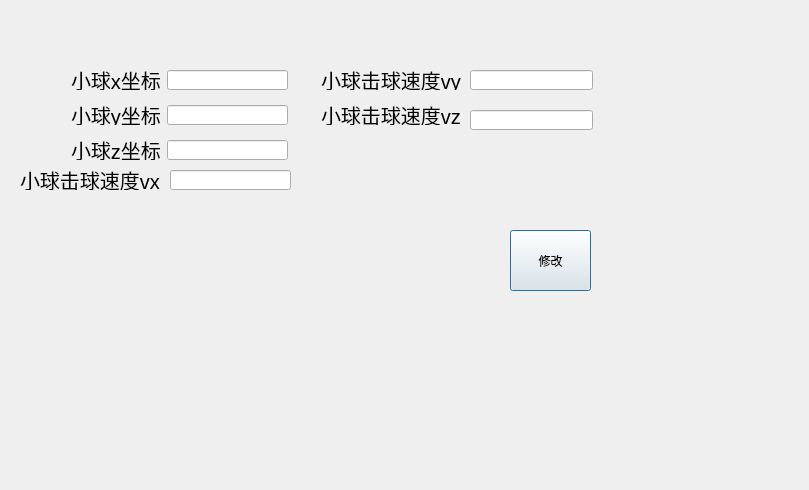
<?xml version="1.0" encoding="UTF-8"?>
<ui version="4.0">
 <class>Dialog</class>
 <widget class="QDialog" name="Dialog">
  <property name="geometry">
   <rect>
    <x>0</x>
    <y>0</y>
    <width>809</width>
    <height>490</height>
   </rect>
  </property>
  <property name="windowTitle">
   <string>Dialog</string>
  </property>
  <widget class="QLabel" name="label_7">
   <property name="geometry">
    <rect>
     <x>20</x>
     <y>170</y>
     <width>141</width>
     <height>20</height>
    </rect>
   </property>
   <property name="font">
    <font>
     <pointsize>15</pointsize>
    </font>
   </property>
   <property name="text">
    <string>小球击球速度vx</string>
   </property>
  </widget>
  <widget class="QLabel" name="label">
   <property name="geometry">
    <rect>
     <x>71</x>
     <y>70</y>
     <width>90</width>
     <height>20</height>
    </rect>
   </property>
   <property name="font">
    <font>
     <pointsize>15</pointsize>
    </font>
   </property>
   <property name="text">
    <string>小球x坐标</string>
   </property>
  </widget>
  <widget class="QLabel" name="label_4">
   <property name="geometry">
    <rect>
     <x>321</x>
     <y>70</y>
     <width>141</width>
     <height>20</height>
    </rect>
   </property>
   <property name="font">
    <font>
     <pointsize>15</pointsize>
    </font>
   </property>
   <property name="text">
    <string>小球击球速度vy</string>
   </property>
  </widget>
  <widget class="QLineEdit" name="lineEdit_vy">
   <property name="geometry">
    <rect>
     <x>470</x>
     <y>70</y>
     <width>123</width>
     <height>20</height>
    </rect>
   </property>
  </widget>
  <widget class="QLabel" name="label_2">
   <property name="geometry">
    <rect>
     <x>71</x>
     <y>105</y>
     <width>90</width>
     <height>20</height>
    </rect>
   </property>
   <property name="font">
    <font>
     <pointsize>15</pointsize>
    </font>
   </property>
   <property name="text">
    <string>小球y坐标</string>
   </property>
  </widget>
  <widget class="QLineEdit" name="lineEdit_z">
   <property name="geometry">
    <rect>
     <x>167</x>
     <y>140</y>
     <width>121</width>
     <height>20</height>
    </rect>
   </property>
  </widget>
  <widget class="QLineEdit" name="lineEdit_x">
   <property name="geometry">
    <rect>
     <x>167</x>
     <y>70</y>
     <width>121</width>
     <height>20</height>
    </rect>
   </property>
  </widget>
  <widget class="QLabel" name="label_3">
   <property name="geometry">
    <rect>
     <x>71</x>
     <y>140</y>
     <width>91</width>
     <height>20</height>
    </rect>
   </property>
   <property name="font">
    <font>
     <pointsize>15</pointsize>
    </font>
   </property>
   <property name="text">
    <string>小球z坐标</string>
   </property>
  </widget>
  <widget class="QLineEdit" name="lineEdit_vz">
   <property name="geometry">
    <rect>
     <x>470</x>
     <y>110</y>
     <width>123</width>
     <height>20</height>
    </rect>
   </property>
  </widget>
  <widget class="QLabel" name="label_5">
   <property name="geometry">
    <rect>
     <x>321</x>
     <y>105</y>
     <width>141</width>
     <height>20</height>
    </rect>
   </property>
   <property name="font">
    <font>
     <pointsize>15</pointsize>
    </font>
   </property>
   <property name="text">
    <string>小球击球速度vz</string>
   </property>
  </widget>
  <widget class="QLineEdit" name="lineEdit_y">
   <property name="geometry">
    <rect>
     <x>167</x>
     <y>105</y>
     <width>121</width>
     <height>20</height>
    </rect>
   </property>
  </widget>
  <widget class="QLineEdit" name="lineEdit_vx">
   <property name="geometry">
    <rect>
     <x>170</x>
     <y>170</y>
     <width>121</width>
     <height>20</height>
    </rect>
   </property>
  </widget>
  <widget class="QPushButton" name="pushButton">
   <property name="geometry">
    <rect>
     <x>510</x>
     <y>230</y>
     <width>81</width>
     <height>61</height>
    </rect>
   </property>
   <property name="text">
    <string>修改</string>
   </property>
  </widget>
 </widget>
 <resources/>
 <connections/>
</ui>
